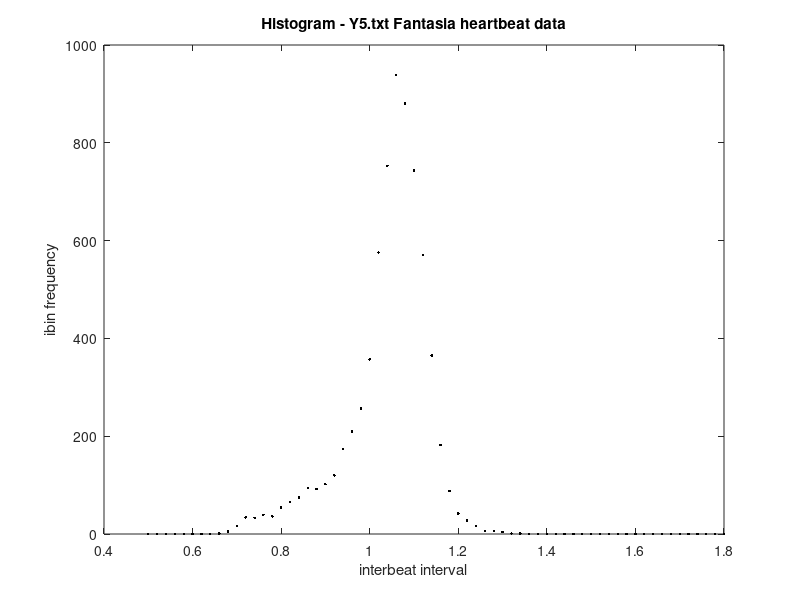

The MATLAB script that drew this image:
function heartbeat5Y()
%ECE3093 Assignment 2 2011, Q3
%Tool for comparing at all five young, Y1,Y2,Y3,Y4,Y5 EEG records
heartY1=load('Y1.txt');
heartY2=load('Y2.txt');
heartY3=load('Y3.txt');
heartY4=load('Y4.txt');
heartY5=load('Y5.txt');
reclen_Y1 = length(heartY1);
reclen_Y2 = length(heartY2);
reclen_Y3 = length(heartY3);
reclen_Y4 = length(heartY4);
reclen_Y5 = length(heartY5);

%timeseries
newplot
x=[0:reclen_Y1-1];
plot(x,heartY1,'k.');
title(['Timeseries - Y1.txt Fantasia heartbeat data'])
xlabel('heartbeat')
ylabel('inter-beat period')
axis([0 reclen_Y1 0.5 1.8])
pause

%timeseries
newplot
x=[0:reclen_Y2-1];
plot(x,heartY2,'k.');
title(['Timeseries - Y2.txt Fantasia heartbeat data'])
xlabel('heartbeat')
ylabel('inter-beat period')
axis([0 reclen_Y2 0.5 1.8])
pause

%timeseries
newplot
x=[0:reclen_Y3-1];
plot(x,heartY3,'k.');
title(['Timeseries - Y3.txt Fantasia heartbeat data'])
xlabel('heartbeat')
ylabel('inter-beat period')
axis([0 reclen_Y3 0.5 1.8])
pause

%timeseries
newplot
x=[0:reclen_Y4-1];
plot(x,heartY4,'k.');
title(['Timeseries - Y4.txt Fantasia heartbeat data'])
xlabel('heartbeat')
ylabel('inter-beat period')
axis([0 reclen_Y4 0.5 1.8])
pause

%timeseries
newplot
x=[0:reclen_Y5-1];
plot(x,heartY5,'k.');
title(['Timeseries - Y5 Fantasia heartbeat data'])
xlabel('heartbeat')
ylabel('inter-beat period')
axis([0 reclen_Y5 0.5 1.8])
pause

%Construct a Poincare plot.
y=heartY1(2:reclen_Y1);
x=heartY1(1:reclen_Y1-1);
plot(x,y,'k.');
axis([0.5 1.8 0.5 1.8])
title(['Poincare plot - Y1 Fantasia heartbeat data'])
xlabel('inter-beat period')
ylabel('next inter-beat period')
pause

y=heartY2(2:reclen_Y2);
x=heartY2(1:reclen_Y2-1);
plot(x,y,'k.');
axis([0.5 1.8 0.5 1.8])
title(['Poincare plot - Y2 Fantasia heartbeat data'])
xlabel('inter-beat period')
ylabel('next inter-beat period')
pause

y=heartY3(2:reclen_Y3);
x=heartY3(1:reclen_Y3-1);
plot(x,y,'k.');
axis([0.5 1.8 0.5 1.8])
title(['Poincare plot - Y3 Fantasia heartbeat data'])
xlabel('inter-beat period')
ylabel('next inter-beat period')
pause

y=heartY4(2:reclen_Y4);
x=heartY4(1:reclen_Y4-1);
plot(x,y,'k.');
axis([0.5 1.8 0.5 1.8])
title(['Poincare plot - Y4 Fantasia heartbeat data'])
xlabel('inter-beat period')
ylabel('next inter-beat period')
pause

y=heartY5(2:reclen_Y5);
x=heartY5(1:reclen_Y5-1);
plot(x,y,'k.');
axis([0.5 1.8 0.5 1.8])
title(['Poincare plot - Y5 Fantasia heartbeat data'])
xlabel('inter-beat period')
ylabel('next inter-beat period')
pause

bins=[0.5:0.02:1.8];

newplot
y=hist(heartY1,bins);
plot(bins,y,'k.');
title(['Histogram - Y1.txt Fantasia heartbeat data'])
xlabel('interbeat interval')
ylabel('ibin frequency')
mh(1)=mean(heartY1);
mdh(1)=median(heartY1);
varh(1)=var(heartY1);
stdh(1)=std(heartY1);
pause

newplot
y=hist(heartY2,bins);
plot(bins,y,'k.');
title(['Histogram - Y2.txt Fantasia heartbeat data'])
xlabel('interbeat interval')
ylabel('ibin frequency')
mh(2)=mean(heartY2);
mdh(2)=median(heartY2);
varh(2)=var(heartY2);
stdh(2)=std(heartY2);
pause

newplot
y=hist(heartY3,bins);
plot(bins,y,'k.');
title(['Histogram - Y3.txt Fantasia heartbeat data'])
xlabel('interbeat interval')
ylabel('ibin frequency')
mh(3)=mean(heartY3);
mdh(3)=median(heartY3);
varh(3)=var(heartY3);
stdh(3)=std(heartY3);
pause

newplot
y=hist(heartY4,bins);
plot(bins,y,'k.');
title(['Histogram - Y4.txt Fantasia heartbeat data'])
xlabel('interbeat interval')
ylabel('ibin frequency')
mh(4)=mean(heartY4);
mdh(4)=median(heartY4);
varh(4)=var(heartY4);
stdh(4)=std(heartY4);
pause

newplot
y=hist(heartY5,bins);
plot(bins,y,'k.');
title(['Histogram - Y5.txt Fantasia heartbeat data'])
xlabel('interbeat interval')
ylabel('ibin frequency')
mh(5)=mean(heartY5);
mdh(5)=median(heartY5);
varh(5)=var(heartY5);
stdh(5)=std(heartY5);
pause

return